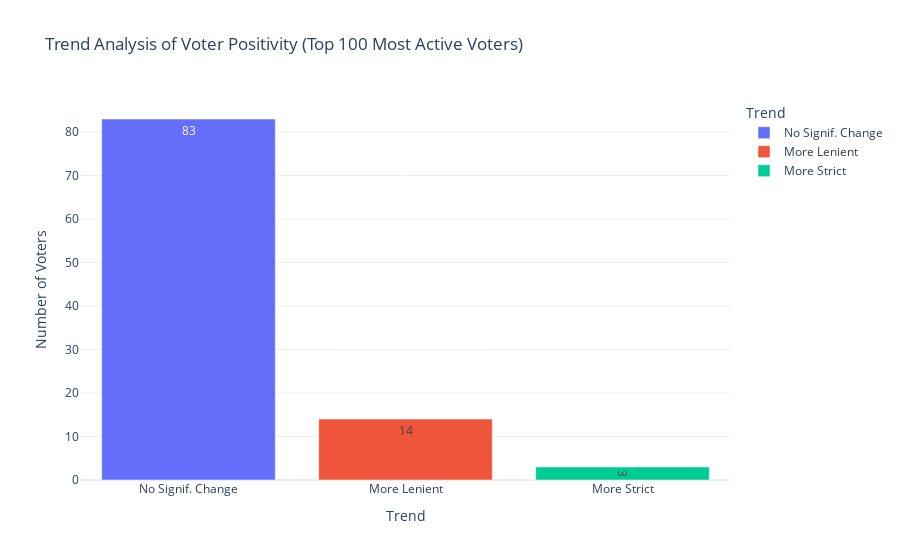

Notebook code cell kept with this figure:
### Markdown cell above
## Code

### Code cell
# Call the function with df_vote
trends_df = analyze_voter_trends(df_vote)

# Optionally, inspect the returned DataFrame
display(trends_df)

### Figure 1 — Plotly figure (JSON) as saved in the notebook; plotly's stock layout.template omitted (floating-point values rounded to 4 significant figures)
{"data": [{"alignmentgroup": "True", "hovertemplate": "Trend=%{x}<br>Number of Voters=%{text}<extra></extra>", "legendgroup": "No Signif. Change", "marker": {"color": "#636efa", "pattern": {"shape": ""}}, "name": "No Signif. Change", "offsetgroup": "No Signif. Change", "orientation": "v", "showlegend": true, "text": [83], "textposition": "auto", "type": "bar", "x": ["No Signif. Change"], "xaxis": "x", "y": [83], "yaxis": "y"}, {"alignmentgroup": "True", "hovertemplate": "Trend=%{x}<br>Number of Voters=%{text}<extra></extra>", "legendgroup": "More Lenient", "marker": {"color": "#EF553B", "pattern": {"shape": ""}}, "name": "More Lenient", "offsetgroup": "More Lenient", "orientation": "v", "showlegend": true, "text": [14], "textposition": "auto", "type": "bar", "x": ["More Lenient"], "xaxis": "x", "y": [14], "yaxis": "y"}, {"alignmentgroup": "True", "hovertemplate": "Trend=%{x}<br>Number of Voters=%{text}<extra></extra>", "legendgroup": "More Strict", "marker": {"color": "#00cc96", "pattern": {"shape": ""}}, "name": "More Strict", "offsetgroup": "More Strict", "orientation": "v", "showlegend": true, "text": [3], "textposition": "auto", "type": "bar", "x": ["More Strict"], "xaxis": "x", "y": [3], "yaxis": "y"}], "layout": {"barmode": "relative", "legend": {"title": {"text": "Trend"}, "tracegroupgap": 0}, "title": {"text": "Trend Analysis of Voter Positivity (Top 100 Most Active Voters)"}, "xaxis": {"anchor": "y", "categoryarray": ["No Signif. Change", "More Lenient", "More Strict"], "categoryorder": "array", "domain": [0, 1], "tickangle": 0, "title": {"text": "Trend"}}, "yaxis": {"anchor": "x", "domain": [0, 1], "title": {"text": "Number of Voters"}}}}
